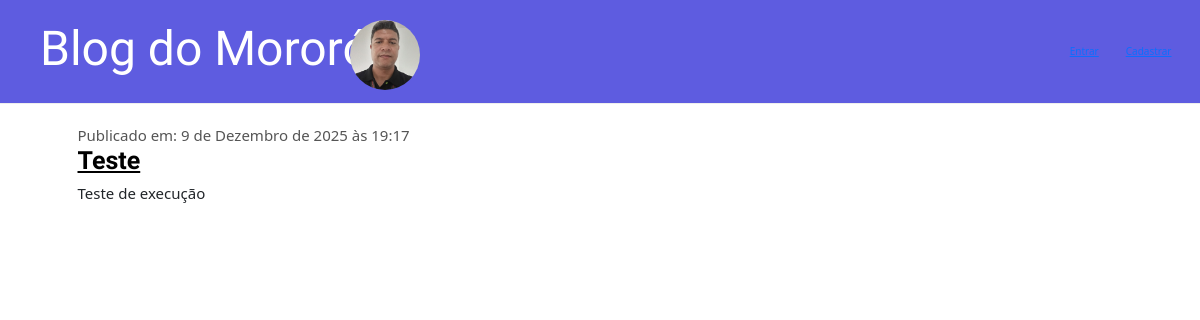
/, run on an earlier commit of the app's database.
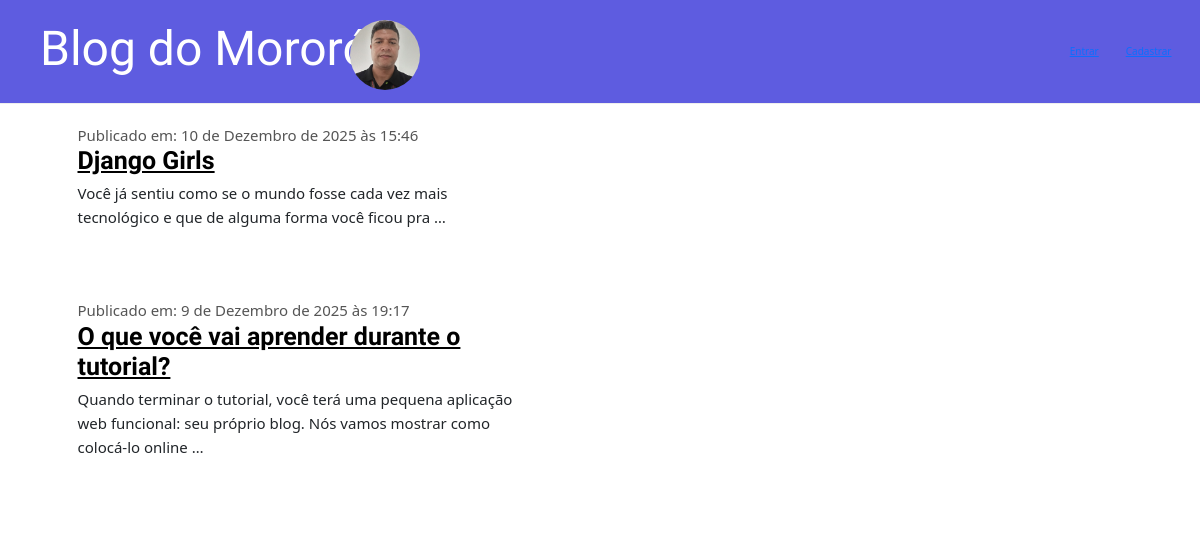
And on a later commit of the database.
### blog/models.py (models this page shows, shortened)
class Post(models.Model):
    author = models.ForeignKey(settings.AUTH_USER_MODEL, on_delete=models.CASCADE)
    title = models.CharField(max_length=200)
    text = models.TextField()
    created_date = models.DateTimeField(default=timezone.now)
    published_date = models.DateTimeField(blank=True, null=True)

### blog/views.py (the view)
# urls.py: path('', views.post_list, name='postlist'),
def post_list(request):
    post=Post.objects.filter(published_date__lte=timezone.now()).order_by('-published_date')
    return render(request, 'blog/post_list.html', {'post_list':post})

### blog/templates/blog/post_list.html
{% extends "blog/base.html" %}
{% block content %}
    {% for post in post_list %}
        <article class="post">
            <time>Publicado em: {{ post.published_date }}</time>
            <h2>
                <a href="{% url 'post_detail' pk=post.pk %}">
                    {{ post.title }}
                </a>
            </h2>
            <p>{{ post.text|truncatewords:20|linebreaksbr }}</p>
        </article>
    {% endfor %}
{% endblock %}

What changed in the data, as far as the page shows it:
added Post: published_date "10 de Dezembro de 2025 às 15:46", title "Django Girls", text "Você já sentiu como se o mundo fosse cada vez mais tecnológico e que de alguma forma você ficou pra …"
changed Post: title "Teste" → "O que você vai aprender durante o tutorial?"; text "Teste de execução" → "Quando terminar o tutorial, você terá uma pequena aplicação web funcional: seu próprio blog. Nós vamos mostrar como colocá-lo online …"
